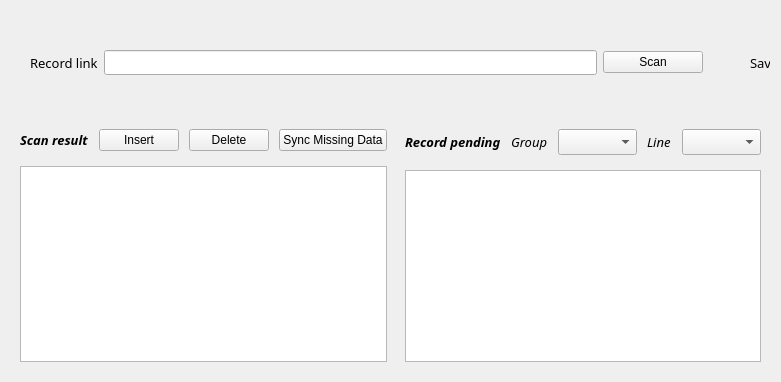
          <widget class="QWidget" name="Input_page_M">
           <layout class="QHBoxLayout" name="horizontalLayout_28">
            <item>
             <widget class="QFrame" name="frame_39">
              <property name="frameShape">
               <enum>QFrame::NoFrame</enum>
              </property>
              <layout class="QVBoxLayout" name="verticalLayout_7">
               <property name="spacing">
                <number>0</number>
               </property>
               <property name="leftMargin">
                <number>0</number>
               </property>
               <property name="topMargin">
                <number>0</number>
               </property>
               <property name="rightMargin">
                <number>0</number>
               </property>
               <property name="bottomMargin">
                <number>0</number>
               </property>
               <item>
                <widget class="QFrame" name="frame_41">
                 <property name="minimumSize">
                  <size>
                   <width>0</width>
                   <height>100</height>
                  </size>
                 </property>
                 <property name="frameShape">
                  <enum>QFrame::NoFrame</enum>
                 </property>
                 <widget class="QFrame" name="frame_46">
                  <property name="geometry">
                   <rect>
                    <x>10</x>
                    <y>30</y>
                    <width>691</width>
                    <height>43</height>
                   </rect>
                  </property>
                  <property name="frameShape">
                   <enum>QFrame::NoFrame</enum>
                  </property>
                  <layout class="QHBoxLayout" name="horizontalLayout_32">
                   <item>
                    <widget class="QLabel" name="label_41">
                     <property name="font">
                      <font>
                       <family>Rockwell</family>
                       <pointsize>10</pointsize>
                      </font>
                     </property>
                     <property name="text">
                      <string>Record link</string>
                     </property>
                    </widget>
                   </item>
                   <item>
                    <widget class="QLineEdit" name="Main_scan_link">
                     <property name="minimumSize">
                      <size>
                       <width>0</width>
                       <height>25</height>
                      </size>
                     </property>
                     <property name="dragEnabled">
                      <bool>false</bool>
                     </property>
                    </widget>
                   </item>
                   <item>
                    <widget class="QPushButton" name="Main_scan_btn">
                     <property name="minimumSize">
                      <size>
                       <width>100</width>
                       <height>0</height>
                      </size>
                     </property>
                     <property name="text">
                      <string>Scan</string>
                     </property>
                    </widget>
                   </item>
                  </layout>
                 </widget>
                 <widget class="QFrame" name="frame_47">
                  <property name="geometry">
                   <rect>
                    <x>730</x>
                    <y>30</y>
                    <width>571</width>
                    <height>43</height>
                   </rect>
                  </property>
                  <property name="frameShape">
                   <enum>QFrame::NoFrame</enum>
                  </property>
                  <layout class="QHBoxLayout" name="horizontalLayout_33">
                   <item>
                    <widget class="QLabel" name="label_43">
                     <property name="font">
                      <font>
                       <family>Rockwell</family>
                       <pointsize>10</pointsize>
                      </font>
                     </property>
                     <property name="text">
                      <string>Save link</string>
                     </property>
                    </widget>
                   </item>
                   <item>
                    <widget class="QLineEdit" name="Main_save_link">
                     <property name="minimumSize">
                      <size>
                       <width>0</width>
                       <height>25</height>
                      </size>
                     </property>
                    </widget>
                   </item>
                   <item>
                    <widget class="QPushButton" name="Main_update_btn">
                     <property name="minimumSize">
                      <size>
                       <width>100</width>
                       <height>0</height>
                      </size>
                     </property>
                     <property name="text">
                      <string>Update</string>
                     </property>
                    </widget>
                   </item>
                  </layout>
                 </widget>
                </widget>
               </item>
               <item>
                <widget class="QFrame" name="frame_40">
                 <property name="frameShape">
                  <enum>QFrame::NoFrame</enum>
                 </property>
                 <layout class="QHBoxLayout" name="horizontalLayout_29">
                  <property name="spacing">
                   <number>0</number>
                  </property>
                  <property name="leftMargin">
                   <number>0</number>
                  </property>
                  <property name="topMargin">
                   <number>0</number>
                  </property>
                  <property name="rightMargin">
                   <number>0</number>
                  </property>
                  <property name="bottomMargin">
                   <number>0</number>
                  </property>
                  <item>
                   <widget class="QFrame" name="frame_42">
                    <property name="maximumSize">
                     <size>
                      <width>16777215</width>
                      <height>16777215</height>
                     </size>
                    </property>
                    <property name="frameShape">
                     <enum>QFrame::NoFrame</enum>
                    </property>
                    <layout class="QVBoxLayout" name="verticalLayout_32">
                     <item>
                      <widget class="QFrame" name="frame_45">
                       <property name="frameShape">
                        <enum>QFrame::NoFrame</enum>
                       </property>
                       <layout class="QHBoxLayout" name="horizontalLayout_31">
                        <property name="spacing">
                         <number>10</number>
                        </property>
                        <property name="leftMargin">
                         <number>0</number>
                        </property>
                        <property name="rightMargin">
                         <number>0</number>
                        </property>
                        <item>
                         <widget class="QLabel" name="label_15">
                          <property name="font">
                           <font>
                            <family>Rockwell</family>
                            <pointsize>10</pointsize>
                            <weight>75</weight>
                            <italic>true</italic>
                            <bold>true</bold>
                           </font>
                          </property>
                          <property name="text">
                           <string>Scan result</string>
                          </property>
                         </widget>
                        </item>
                        <item>
                         <widget class="QPushButton" name="Main_Scan_result_insert_btn">
                          <property name="maximumSize">
                           <size>
                            <width>150</width>
                            <height>25</height>
                           </size>
                          </property>
                          <property name="text">
                           <string>Insert</string>
                          </property>
                          <property name="icon">
                           <iconset>
                            <normaloff>../../../../../program/Icons/plus.ico</normaloff>../../../../../program/Icons/plus.ico</iconset>
                          </property>
                          <property name="iconSize">
                           <size>
                            <width>25</width>
                            <height>25</height>
                           </size>
                          </property>
                         </widget>
                        </item>
                        <item>
                         <widget class="QPushButton" name="Main_delete_row_btn">
                          <property name="maximumSize">
                           <size>
                            <width>150</width>
                            <height>25</height>
                           </size>
                          </property>
                          <property name="text">
                           <string>Delete</string>
                          </property>
                          <property name="icon">
                           <iconset>
                            <normaloff>../../../../../program/Icons/delete.ico</normaloff>../../../../../program/Icons/delete.ico</iconset>
                          </property>
                          <property name="iconSize">
                           <size>
                            <width>25</width>
                            <height>25</height>
                           </size>
                          </property>
                         </widget>
                        </item>
                        <item>
                         <widget class="QPushButton" name="Sync_missing_data_btn">
                          <property name="text">
                           <string>Sync Missing Data</string>
                          </property>
                          <property name="icon">
                           <iconset>
                            <normaloff>../../../../../program/Icons/Sync_missing_data.ico</normaloff>../../../../../program/Icons/Sync_missing_data.ico</iconset>
                          </property>
                          <property name="iconSize">
                           <size>
                            <width>25</width>
                            <height>25</height>
                           </size>
                          </property>
                         </widget>
                        </item>
                       </layout>
                      </widget>
                     </item>
                     <item>
                      <widget class="QTableWidget" name="Main_scan_result_table"/>
                     </item>
                    </layout>
                   </widget>
                  </item>
                  <item>
                   <widget class="QFrame" name="frame_43">
                    <property name="frameShape">
                     <enum>QFrame::NoFrame</enum>
                    </property>
                    <layout class="QVBoxLayout" name="verticalLayout_33">
                     <item>
                      <widget class="QFrame" name="frame_44">
                       <property name="frameShape">
                        <enum>QFrame::NoFrame</enum>
                       </property>
                       <layout class="QHBoxLayout" name="horizontalLayout_30">
                        <property name="spacing">
                         <number>10</number>
                        </property>
                        <property name="leftMargin">
                         <number>0</number>
                        </property>
                        <property name="topMargin">
                         <number>9</number>
                        </property>
                        <property name="rightMargin">
                         <number>0</number>
                        </property>
                        <property name="bottomMargin">
                         <number>9</number>
                        </property>
                        <item>
                         <widget class="QLabel" name="label_39">
                          <property name="font">
                           <font>
                            <family>Rockwell</family>
                            <pointsize>10</pointsize>
                            <weight>75</weight>
                            <italic>true</italic>
                            <bold>true</bold>
                           </font>
                          </property>
                          <property name="text">
                           <string>Record pending</string>
                          </property>
                         </widget>
                        </item>
                        <item>
                         <widget class="QLabel" name="label_40">
                          <property name="maximumSize">
                           <size>
                            <width>50</width>
                            <height>16777215</height>
                           </size>
                          </property>
                          <property name="font">
                           <font>
                            <family>Rockwell</family>
                            <pointsize>10</pointsize>
                            <weight>50</weight>
                            <italic>true</italic>
                            <bold>false</bold>
                           </font>
                          </property>
                          <property name="text">
                           <string>Group</string>
                          </property>
                         </widget>
                        </item>
                        <item>
                         <widget class="QComboBox" name="Main_update_group_cbb">
                          <property name="maximumSize">
                           <size>
                            <width>150</width>
                            <height>16777215</height>
                           </size>
                          </property>
                          <property name="font">
                           <font>
                            <family>Rockwell</family>
                            <pointsize>10</pointsize>
                           </font>
                          </property>
                         </widget>
                        </item>
                        <item>
                         <widget class="QLabel" name="label_55">
                          <property name="maximumSize">
                           <size>
                            <width>50</width>
                            <height>16777215</height>
                           </size>
                          </property>
                          <property name="font">
                           <font>
                            <family>Rockwell</family>
                            <pointsize>10</pointsize>
                            <italic>true</italic>
                           </font>
                          </property>
                          <property name="text">
                           <string>Line</string>
                          </property>
                         </widget>
                        </item>
                        <item>
                         <widget class="QComboBox" name="Main_update_line_cbb">
                          <property name="maximumSize">
                           <size>
                            <width>150</width>
                            <height>16777215</height>
                           </size>
                          </property>
                          <property name="font">
                           <font>
                            <family>Rockwell</family>
                            <pointsize>10</pointsize>
                           </font>
                          </property>
                         </widget>
                        </item>
                       </layout>
                      </widget>
                     </item>
                     <item>
                      <widget class="QTableWidget" name="Main_pending_table"/>
                     </item>
                    </layout>
                   </widget>
                  </item>
                 </layout>
                </widget>
               </item>
              </layout>
             </widget>
            </item>
           </layout>
          </widget>
